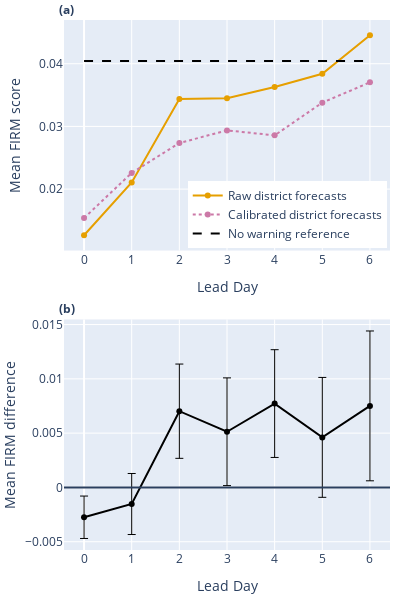

Notebook code cell kept with this figure:
### Markdown cell above
# Create subplots

### Code cell
fig = make_subplots(
    rows=2, cols=1, subplot_titles=("<b>(a)</b>", "<b>(b)</b>"), vertical_spacing=0.13
)
fig.update_annotations(font_size=12, xshift=-170, xanchor="left")

# Subplot 1
fig.add_trace(
    go.Scatter(
        x=mean_firm_uncal.lead_day,
        y=mean_firm_uncal.firm_score,
        name="Raw district forecasts",
        line=dict(color="#E69F00"),
    ),
    row=1,
    col=1,
)
fig.add_trace(
    go.Scatter(
        x=mean_firm_recal.lead_day,
        y=mean_firm_recal.firm_score,
        name="Calibrated district forecasts",
        line=dict(color="#CC79A7", dash="dot"),
    ),
    row=1,
    col=1,
)
fig.add_trace(
    go.Scatter(
        x=mean_firm_ref.lead_day,
        y=mean_firm_ref.firm_score,
        name="No warning reference",
        mode="lines",
        line=dict(color="black", dash="dash"),
    ),
    row=1,
    col=1,
)

# Subplot 2

fig.add_trace(
    go.Scatter(
        x=mean_firm_ref.lead_day,
        y=dm_result["mean"],
        line=dict(color="black"),
        error_y=dict(
            thickness=1,
            type="data",
            symmetric=False,
            array=dm_result["ci_upper"] - dm_result["mean"],
            arrayminus=dm_result["mean"] - dm_result["ci_lower"],
        ),
        showlegend=False,
    ),
    row=2,
    col=1,
)
fig.add_hline(y=0, row=2, col=1)


fig.update_layout(
    width=400,
    height=600,
    margin=go.layout.Margin(
        l=0,  # left margin
        r=10,  # right margin
        b=50,  # bottom margin
        t=20,  # top margin
    ),
    legend=dict(yanchor="bottom", y=0.57, xanchor="right", x=0.99),
)
fig.update_yaxes(title_text="Mean FIRM score", row=1, col=1)
fig.update_yaxes(title_text="Mean FIRM difference", row=2, col=1)
fig.update_xaxes(title_text="Lead Day", row=1, col=1, dtick=1)
fig.update_xaxes(title_text="Lead Day", row=2, col=1, dtick=1)
fig.show()

### Figure 1 — Plotly figure (JSON) as saved in the notebook; plotly's stock layout.template omitted (floating-point values rounded to 4 significant figures)
{"data": [{"line": {"color": "#E69F00"}, "name": "Raw district forecasts", "type": "scatter", "x": [0, 1, 2, 3, 4, 5, 6], "xaxis": "x", "y": [0.01264, 0.02106, 0.03437, 0.03449, 0.03629, 0.0384, 0.04454], "yaxis": "y"}, {"line": {"color": "#CC79A7", "dash": "dot"}, "name": "Calibrated district forecasts", "type": "scatter", "x": [0, 1, 2, 3, 4, 5, 6], "xaxis": "x", "y": [0.01538, 0.02259, 0.02735, 0.02937, 0.02857, 0.03379, 0.03703], "yaxis": "y"}, {"line": {"color": "black", "dash": "dash"}, "mode": "lines", "name": "No warning reference", "type": "scatter", "x": [0, 1, 2, 3, 4, 5, 6], "xaxis": "x", "y": [0.04042, 0.04042, 0.04042, 0.04042, 0.04042, 0.04042, 0.04042], "yaxis": "y"}, {"error_y": {"array": [0.001953, 0.00281, 0.004341, 0.004959, 0.004961, 0.00552, 0.006898], "arrayminus": [0.001953, 0.00281, 0.004341, 0.004959, 0.004961, 0.00552, 0.006898], "symmetric": false, "thickness": 1, "type": "data"}, "line": {"color": "black"}, "showlegend": false, "type": "scatter", "x": [0, 1, 2, 3, 4, 5, 6], "xaxis": "x2", "y": [-0.002747, -0.001526, 0.007021, 0.005128, 0.007723, 0.004609, 0.007509], "yaxis": "y2"}], "layout": {"annotations": [{"font": {"size": 12}, "showarrow": false, "text": "<b>(a)</b>", "x": 0.5, "xanchor": "left", "xref": "paper", "xshift": -170, "y": 1, "yanchor": "bottom", "yref": "paper"}, {"font": {"size": 12}, "showarrow": false, "text": "<b>(b)</b>", "x": 0.5, "xanchor": "left", "xref": "paper", "xshift": -170, "y": 0.435, "yanchor": "bottom", "yref": "paper"}], "height": 600, "legend": {"x": 0.99, "xanchor": "right", "y": 0.57, "yanchor": "bottom"}, "margin": {"b": 50, "l": 0, "r": 10, "t": 20}, "shapes": [{"type": "line", "x0": 0, "x1": 1, "xref": "x2 domain", "y0": 0, "y1": 0, "yref": "y2"}], "width": 400, "xaxis": {"anchor": "y", "domain": [0, 1], "dtick": 1, "title": {"text": "Lead Day"}}, "xaxis2": {"anchor": "y2", "domain": [0, 1], "dtick": 1, "title": {"text": "Lead Day"}}, "yaxis": {"anchor": "x", "domain": [0.565, 1], "title": {"text": "Mean FIRM score"}}, "yaxis2": {"anchor": "x2", "domain": [0, 0.435], "title": {"text": "Mean FIRM difference"}}}}
